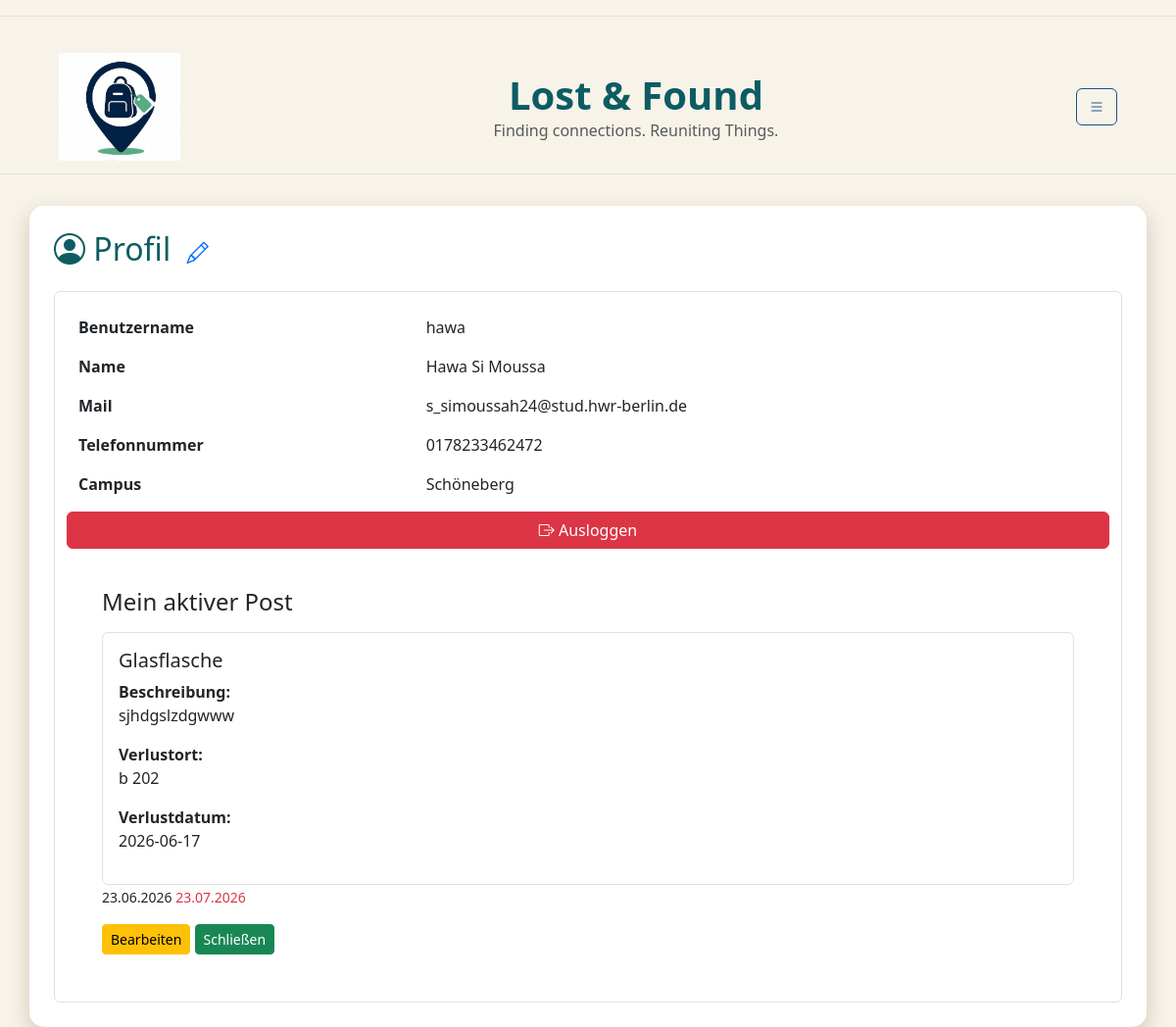
Screenshot of /profile/ (signed in) with the database file from the repository.
### db.py (models this page shows)
class StandardUser(db.Model):
    __tablename__ = "standardUser"
    user_id = db.Column( db.Integer, primary_key=True )
    campus_id = db.Column( db.String, db.ForeignKey("campus.campus_id") )
    name = db.Column( db.String)
    benutzername = db.Column( db.String, unique=True)
    telefonnummer = db.Column(db.String)
    standardtext = db.Column(db.Text)
    passwort = db.Column(db.String,nullable=False)
    hwr_mail = db.Column(db.String, unique=True,nullable=False )
    is_admin = db.Column(db.Boolean, default=False)
    campus = db.relationship("Campus",back_populates="users")
    posts = db.relationship( "Post",back_populates="user")

class Post(db.Model):
    __tablename__ = "post"
    post_id = db.Column(db.Integer,primary_key=True)
    user_id = db.Column(db.Integer,db.ForeignKey("standardUser.user_id"))
    fundbuero_id = db.Column(db.Integer,db.ForeignKey("fundbuero.fundbuero_id"))
    titel = db.Column(db.String,nullable=False)
    meldedatum = db.Column(db.Date)
    verlustdatum = db.Column(db.Date)
    ablaufdatum = db.Column(db.Date)
    schliessdatum = db.Column(db.Date)
    verlustort = db.Column(db.String)
    beschreibung = db.Column(db.Text)
    status = db.Column(db.String,default="laufend")
    views = db.Column(db.Integer,default=0 )
    user = db.relationship("StandardUser",back_populates="posts")
    fundbuero = db.relationship("Fundbuero",back_populates="posts")

### app.py (the view)
@app.route('/profile/')
def profile():
    if "user_id" not in session:
        flash("Bitte zuerst einloggen!", "warning")
        return redirect(url_for("login"))
    user = db.session.get(StandardUser, session["user_id"] )
    posts = db.session.execute( db.select(Post).where(Post.user_id == user.user_id, Post.status == "laufend")).scalars()
    return render_template("profile.html", user=user, posts= posts)

### templates/profile.html (shortened to what this page needs)
{% extends "base.html" %}
{% block CONTENT %}
<h2 class="mb-4">
    <i class="bi bi-person-circle"></i>
    Profil
     <a href="{{ url_for('edit_profile') }}">
            <i class="bi bi-pencil ms-2"  style="font-size: 1.4rem;"></i>
            </a>
</h2>
<div class="border rounded p-4">
    <div class="row mb-3">
        <div class="col-4">
            <strong>Benutzername</strong>
        </div>
        <div class="col">
            {{ user.benutzername }}
        </div>
    </div>
    <div class="row mb-3">
        <div class="col-4">
            <strong>Name</strong>
        </div>
        <div class="col">
            {{ user.name }}
        </div>
    </div>
    <div class="row mb-3">
        <div class="col-4">
            <strong>Mail</strong>
        </div>
        <div class="col">
            {{ user.hwr_mail }}
        </div>
    </div>
    <div class="row mb-3">
        <div class="col-4">
            <strong>Telefonnummer</strong>
        </div>
        <div class="col">
            {{ user.telefonnummer }}
        </div>
    </div>
    <div class="row mb-3" >
        <div class="col-4">
            <strong>Campus</strong>
        </div>
        <div class="col">
            {{ user.campus_id }}
        </div>
        <a href="{{ url_for('logout') }}"
            class="btn btn-danger mt-3">
            <i class="bi bi-box-arrow-right"></i>
         Ausloggen
        </a>
    </div>
    <div class = "rounded p-4">
        <h4 class="mb-3">
        Mein aktiver Post
        </h4>
{% if posts %}
            {%for post in posts%}
             <div class ="border rounded p-3">
             <h5> {{post.titel}} </h5>
                <p>
                    <strong>Beschreibung:</strong><br>
                    {{ post.beschreibung }}
                </p>
                <p>
                    <strong>Verlustort:</strong><br>
                    {{ post.verlustort }}
                </p>
                <p>
                    <strong>Verlustdatum:</strong><br>
                    {{ post.verlustdatum}}
                </p>
             </div>
                <small>
                {% if post.meldedatum %}
                {{ post.meldedatum.strftime('%d.%m.%Y') }}
                {% endif %}
                </small>
                <small class="text-danger">
                {% if post.meldedatum %}
                {{ post.ablaufdatum.strftime('%d.%m.%Y') }}
                {% endif %}
                </small>
                    <div class="mt-3">
                        <a href=" {{url_for('edit_post', post_id=post.post_id)}}"
                        class = "btn btn-warning btn-sm">
                        Bearbeiten
                        </a>
                        <a href="{{ url_for('close_post', post_id=post.post_id) }}"
                        class="btn btn-success btn-sm">
                        Schließen
                        </a>
                    </div>
                </div>
            {%endfor%}
        {% else %}
                    <p>Kein aktiver Post vorhanden.</p>
     {% endif %}
            </div>
            </div>
{% endblock %}

### static/css/style.css (style rules this page uses)
body { background-color: var(--color-main) !important; }
h1, h2, h3 { color: var(--color-highlight) !important; }

### static/css/color.css (style rules this page uses)
:root { --color-main: rgb(247, 243, 233); --color-shadow: rgb(215, 205, 190); --color-highlight: rgb(13, 92, 99); --color-accent1: rgb(46, 196, 182); --color-accent2: rgb(29, 78, 137); }

### rows the page displays
StandardUser: benutzername "hawa", name "Hawa Si Moussa", hwr_mail "s_simoussah24@stud.hwr-berlin.de", telefonnummer "0178233462472", campus_id "Schöneberg"
Post: titel "Glasflasche", beschreibung "sjhdgslzdgwww", verlustort "b 202", verlustdatum "2026-06-17", meldedatum "23.06.2026", ablaufdatum "23.07.2026"
